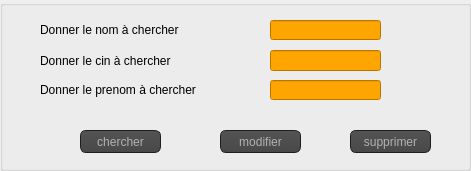
      <widget class="QGroupBox" name="groupBox_2">
       <property name="geometry">
        <rect>
         <x>290</x>
         <y>260</y>
         <width>471</width>
         <height>171</height>
        </rect>
       </property>
       <property name="title">
        <string/>
       </property>
       <widget class="QLineEdit" name="cincherf">
        <property name="geometry">
         <rect>
          <x>270</x>
          <y>50</y>
          <width>111</width>
          <height>21</height>
         </rect>
        </property>
        <property name="styleSheet">
         <string notr="true">QLineEdit
{
color:black;
background-color:orange;
}</string>
        </property>
       </widget>
       <widget class="QLabel" name="label_5">
        <property name="geometry">
         <rect>
          <x>40</x>
          <y>50</y>
          <width>171</width>
          <height>21</height>
         </rect>
        </property>
        <property name="text">
         <string>Donner le cin à chercher</string>
        </property>
       </widget>
       <widget class="QPushButton" name="modifierFour">
        <property name="geometry">
         <rect>
          <x>220</x>
          <y>130</y>
          <width>81</width>
          <height>23</height>
         </rect>
        </property>
        <property name="styleSheet">
         <string notr="true">QToolTip
{
     border: 1px solid black;
     background-color: #ffa02f;
     padding: 1px;
     border-radius: 3px;
     opacity: 100;
}

QWidget
{
    color: #b1b1b1;
    background-color: #323232;
}

QWidget:item:hover
{
    background-color: QLinearGradient( x1: 0, y1: 0, x2: 0, y2: 1, stop: 0 #ffa02f, stop: 1 #ca0619);
    color: #000000;
}

QWidget:item:selected
{
    background-color: QLinearGradient( x1: 0, y1: 0, x2: 0, y2: 1, stop: 0 #ffa02f, stop: 1 #d7801a);
}

QMenuBar::item
{
    background: transparent;
}

QMenuBar::item:selected
{
    background: transparent;
    border: 1px solid #ffaa00;
}

QMenuBar::item:pressed
{
    background: #444;
    border: 1px solid #000;
    background-color: QLinearGradient(
        x1:0, y1:0,
        x2:0, y2:1,
        stop:1 #212121,
        stop:0.4 #343434/*,
        stop:0.2 #343434,
        stop:0.1 #ffaa00*/
    );
    margin-bottom:-1px;
    padding-bottom:1px;
}

QMenu
{
    border: 1px solid #000;
}

QMenu::item
{
    padding: 2px 20px 2px 20px;
}

QMenu::item:selected
{
    color: #000000;
}

QWidget:disabled
{
    color: #404040;
    background-color: #323232;
}

QAbstractItemView
{
    background-color: QLinearGradient( x1: 0, y1: 0, x2: 0, y2: 1, stop: 0 #4d4d4d, stop: 0.1 #646464, stop: 1 #5d5d5d);
}

QWidget:focus
{
    /*border: 2px solid QLinearGradient( x1: 0, y1: 0, x2: 0, y2: 1, stop: 0 #ffa02f, stop: 1 #d7801a);*/
}

QLineEdit
{
    background-color: QLinearGradient( x1: 0, y1: 0, x2: 0, y2: 1, stop: 0 #4d4d4d, stop: 0 #646464, stop: 1 #5d5d5d);
    padding: 1px;
    border-style: solid;
    border: 1px solid #1e1e1e;
    border-radius: 5;
}

QPushButton
{
    color: #b1b1b1;
    background-color: QLinearGradient( x1: 0, y1: 0, x2: 0, y2: 1, stop: 0 #565656, stop: 0.1 #525252, stop: 0.5 #4e4e4e, stop: 0.9 #4a4a4a, stop: 1 #464646);
    border-width: 1px;
    border-color: #1e1e1e;
    border-style: solid;
    border-radius: 6;
    padding: 3px;
    font-size: 12px;
    padding-left: 5px;
    padding-right: 5px;
}

QPushButton:pressed
{
    background-color: QLinearGradient( x1: 0, y1: 0, x2: 0, y2: 1, stop: 0 #2d2d2d, stop: 0.1 #2b2b2b, stop: 0.5 #292929, stop: 0.9 #282828, stop: 1 #252525);
}

QComboBox
{
    selection-background-color: #ffaa00;
    background-color: QLinearGradient( x1: 0, y1: 0, x2: 0, y2: 1, stop: 0 #565656, stop: 0.1 #525252, stop: 0.5 #4e4e4e, stop: 0.9 #4a4a4a, stop: 1 #464646);
    border-style: solid;
    border: 1px solid #1e1e1e;
    border-radius: 5;
}

QComboBox:hover,QPushButton:hover
{
    border: 2px solid QLinearGradient( x1: 0, y1: 0, x2: 0, y2: 1, stop: 0 #ffa02f, stop: 1 #d7801a);
}


QComboBox:on
{
    padding-top: 3px;
    padding-left: 4px;
    background-color: QLinearGradient( x1: 0, y1: 0, x2: 0, y2: 1, stop: 0 #2d2d2d, stop: 0.1 #2b2b2b, stop: 0.5 #292929, stop: 0.9 #282828, stop: 1 #252525);
    selection-background-color: #ffaa00;
}

QComboBox QAbstractItemView
{
    border: 2px solid darkgray;
    selection-background-color: QLinearGradient( x1: 0, y1: 0, x2: 0, y2: 1, stop: 0 #ffa02f, stop: 1 #d7801a);
}

QComboBox::drop-down
{
     subcontrol-origin: padding;
     subcontrol-position: top right;
     width: 15px;

     border-left-width: 0px;
     border-left-color: darkgray;
     border-left-style: solid; /* just a single line */
     border-top-right-radius: 3px; /* same radius as the QComboBox */
     border-bottom-right-radius: 3px;
 }

QComboBox::down-arrow
{
     image: url(:/down_arrow.png);
}

QGroupBox:focus
{
border: 2px solid QLinearGradient( x1: 0, y1: 0, x2: 0, y2: 1, stop: 0 #ffa02f, stop: 1 #d7801a);
}

QTextEdit:focus
{
    border: 2px solid QLinearGradient( x1: 0, y1: 0, x2: 0, y2: 1, stop: 0 #ffa02f, stop: 1 #d7801a);
}

QScrollBar:horizontal {
     border: 1px solid #222222;
     background: QLinearGradient( x1: 0, y1: 0, x2: 0, y2: 1, stop: 0.0 #121212, stop: 0.2 #282828, stop: 1 #484848);
     height: 7px;
     margin: 0px 16px 0 16px;
}

QScrollBar::handle:horizontal
{
      background: QLinearGradient( x1: 0, y1: 0, x2: 1, y2: 0, stop: 0 #ffa02f, stop: 0.5 #d7801a, stop: 1 #ffa02f);
      min-height: 20px;
      border-radius: 2px;
}

QScrollBar::add-line:horizontal {
      border: 1px solid #1b1b19;
      border-radius: 2px;
      background: QLinearGradient( x1: 0, y1: 0, x2: 1, y2: 0, stop: 0 #ffa02f, stop: 1 #d7801a);
      width: 14px;
      subcontrol-position: right;
      subcontrol-origin: margin;
}

QScrollBar::sub-line:horizontal {
      border: 1px solid #1b1b19;
      border-radius: 2px;
      background: QLinearGradient( x1: 0, y1: 0, x2: 1, y2: 0, stop: 0 #ffa02f, stop: 1 #d7801a);
      width: 14px;
     subcontrol-position: left;
     subcontrol-origin: margin;
}

QScrollBar::right-arrow:horizontal, QScrollBar::left-arrow:horizontal
{
      border: 1px solid black;
      width: 1px;
      height: 1px;
      background: white;
}

QScrollBar::add-page:horizontal, QScrollBar::sub-page:horizontal
{
      background: none;
}

QScrollBar:vertical
{
      background: QLinearGradient( x1: 0, y1: 0, x2: 1, y2: 0, stop: 0.0 #121212, stop: 0.2 #282828, stop: 1 #484848);
      width: 7px;
      margin: 16px 0 16px 0;
      border: 1px solid #222222;
}

QScrollBar::handle:vertical
{
      background: QLinearGradient( x1: 0, y1: 0, x2: 0, y2: 1, stop: 0 #ffa02f, stop: 0.5 #d7801a, stop: 1 #ffa02f);
      min-height: 20px;
      border-radius: 2px;
}

QScrollBar::add-line:vertical
{
      border: 1px solid #1b1b19;
      border-radius: 2px;
      background: QLinearGradient( x1: 0, y1: 0, x2: 0, y2: 1, stop: 0 #ffa02f, stop: 1 #d7801a);
      height: 14px;
      subcontrol-position: bottom;
      subcontrol-origin: margin;
}

QScrollBar::sub-line:vertical
{
      border: 1px solid #1b1b19;
      border-radius: 2px;
      background: QLinearGradient( x1: 0, y1: 0, x2: 0, y2: 1, stop: 0 #d7801a, stop: 1 #ffa02f);
      height: 14px;
      subcontrol-position: top;
      subcontrol-origin: margin;
}

QScrollBar::up-arrow:vertical, QScrollBar::down-arrow:vertical
{
      border: 1px solid black;
      width: 1px;
      height: 1px;
      background: white;
}


QScrollBar::add-page:vertical, QScrollBar::sub-page:vertical
{
      background: none;
}

QTextEdit
{
    background-color: #242424;
}

QPlainTextEdit
{
    background-color: #242424;
}

QHeaderView::section
{
    background-color: QLinearGradient(x1:0, y1:0, x2:0, y2:1, stop:0 #616161, stop: 0.5 #505050, stop: 0.6 #434343, stop:1 #656565);
    color: white;
    padding-left: 4px;
    border: 1px solid #6c6c6c;
}

QCheckBox:disabled
{
color: #414141;
}

QDockWidget::title
{
    text-align: center;
    spacing: 3px; /* spacing between items in the tool bar */
    background-color: QLinearGradient(x1:0, y1:0, x2:0, y2:1, stop:0 #323232, stop: 0.5 #242424, stop:1 #323232);
}

QDockWidget::close-button, QDockWidget::float-button
{
    text-align: center;
    spacing: 1px; /* spacing between items in the tool bar */
    background-color: QLinearGradient(x1:0, y1:0, x2:0, y2:1, stop:0 #323232, stop: 0.5 #242424, stop:1 #323232);
}

QDockWidget::close-button:hover, QDockWidget::float-button:hover
{
    background: #242424;
}

QDockWidget::close-button:pressed, QDockWidget::float-button:pressed
{
    padding: 1px -1px -1px 1px;
}

QMainWindow::separator
{
    background-color: QLinearGradient(x1:0, y1:0, x2:0, y2:1, stop:0 #161616, stop: 0.5 #151515, stop: 0.6 #212121, stop:1 #343434);
    color: white;
    padding-left: 4px;
    border: 1px solid #4c4c4c;
    spacing: 3px; /* spacing between items in the tool bar */
}

QMainWindow::separator:hover
{

    background-color: QLinearGradient(x1:0, y1:0, x2:0, y2:1, stop:0 #d7801a, stop:0.5 #b56c17 stop:1 #ffa02f);
    color: white;
    padding-left: 4px;
    border: 1px solid #6c6c6c;
    spacing: 3px; /* spacing between items in the tool bar */
}

QToolBar::handle
{
     spacing: 3px; /* spacing between items in the tool bar */
     background: url(:/images/handle.png);
}

QMenu::separator
{
    height: 2px;
    background-color: QLinearGradient(x1:0, y1:0, x2:0, y2:1, stop:0 #161616, stop: 0.5 #151515, stop: 0.6 #212121, stop:1 #343434);
    color: white;
    padding-left: 4px;
    margin-left: 10px;
    margin-right: 5px;
}

QProgressBar
{
    border: 2px solid grey;
    border-radius: 5px;
    text-align: center;
}

QProgressBar::chunk
{
    background-color: #d7801a;
    width: 2.15px;
    margin: 0.5px;
}

QTabBar::tab {
    color: #b1b1b1;
    border: 1px solid #444;
    border-bottom-style: none;
    background-color: #323232;
    padding-left: 10px;
    padding-right: 10px;
    padding-top: 3px;
    padding-bottom: 2px;
    margin-right: -1px;
}

QTabWidget::pane {
    border: 1px solid #444;
    top: 1px;
}

QTabBar::tab:last
{
    margin-right: 0; /* the last selected tab has nothing to overlap with on the right */
    border-top-right-radius: 3px;
}

QTabBar::tab:first:!selected
{
 margin-left: 0px; /* the last selected tab has nothing to overlap with on the right */


    border-top-left-radius: 3px;
}

QTabBar::tab:!selected
{
    color: #b1b1b1;
    border-bottom-style: solid;
    margin-top: 3px;
    background-color: QLinearGradient(x1:0, y1:0, x2:0, y2:1, stop:1 #212121, stop:.4 #343434);
}

QTabBar::tab:selected
{
    border-top-left-radius: 3px;
    border-top-right-radius: 3px;
    margin-bottom: 0px;
}

QTabBar::tab:!selected:hover
{
    /*border-top: 2px solid #ffaa00;
    padding-bottom: 3px;*/
    border-top-left-radius: 3px;
    border-top-right-radius: 3px;
    background-color: QLinearGradient(x1:0, y1:0, x2:0, y2:1, stop:1 #212121, stop:0.4 #343434, stop:0.2 #343434, stop:0.1 #ffaa00);
}

QRadioButton::indicator:checked, QRadioButton::indicator:unchecked{
    color: #b1b1b1;
    background-color: #323232;
    border: 1px solid #b1b1b1;
    border-radius: 6px;
}

QRadioButton::indicator:checked
{
    background-color: qradialgradient(
        cx: 0.5, cy: 0.5,
        fx: 0.5, fy: 0.5,
        radius: 1.0,
        stop: 0.25 #ffaa00,
        stop: 0.3 #323232
    );
}

QCheckBox::indicator{
    color: #b1b1b1;
    background-color: #323232;
    border: 1px solid #b1b1b1;
    width: 9px;
    height: 9px;
}

QRadioButton::indicator
{
    border-radius: 6px;
}

QRadioButton::indicator:hover, QCheckBox::indicator:hover
{
    border: 1px solid #ffaa00;
}

QCheckBox::indicator:checked
{
    image:url(:/images/checkbox.png);
}

QCheckBox::indicator:disabled, QRadioButton::indicator:disabled
{
    border: 1px solid #444;
}</string>
        </property>
        <property name="text">
         <string>modifier</string>
        </property>
       </widget>
       <widget class="QPushButton" name="supprimer_fournisseur">
        <property name="geometry">
         <rect>
          <x>350</x>
          <y>130</y>
          <width>81</width>
          <height>23</height>
         </rect>
        </property>
        <property name="styleSheet">
         <string notr="true">QToolTip
{
     border: 1px solid black;
     background-color: #ffa02f;
     padding: 1px;
     border-radius: 3px;
     opacity: 100;
}

QWidget
{
    color: #b1b1b1;
    background-color: #323232;
}

QWidget:item:hover
{
    background-color: QLinearGradient( x1: 0, y1: 0, x2: 0, y2: 1, stop: 0 #ffa02f, stop: 1 #ca0619);
    color: #000000;
}

QWidget:item:selected
{
    background-color: QLinearGradient( x1: 0, y1: 0, x2: 0, y2: 1, stop: 0 #ffa02f, stop: 1 #d7801a);
}

QMenuBar::item
{
    background: transparent;
}

QMenuBar::item:selected
{
    background: transparent;
    border: 1px solid #ffaa00;
}

QMenuBar::item:pressed
{
    background: #444;
    border: 1px solid #000;
    background-color: QLinearGradient(
        x1:0, y1:0,
        x2:0, y2:1,
        stop:1 #212121,
        stop:0.4 #343434/*,
        stop:0.2 #343434,
        stop:0.1 #ffaa00*/
    );
    margin-bottom:-1px;
    padding-bottom:1px;
}

QMenu
{
    border: 1px solid #000;
}

QMenu::item
{
    padding: 2px 20px 2px 20px;
}

QMenu::item:selected
{
    color: #000000;
}

QWidget:disabled
{
    color: #404040;
    background-color: #323232;
}

QAbstractItemView
{
    background-color: QLinearGradient( x1: 0, y1: 0, x2: 0, y2: 1, stop: 0 #4d4d4d, stop: 0.1 #646464, stop: 1 #5d5d5d);
}

QWidget:focus
{
    /*border: 2px solid QLinearGradient( x1: 0, y1: 0, x2: 0, y2: 1, stop: 0 #ffa02f, stop: 1 #d7801a);*/
}

QLineEdit
{
    background-color: QLinearGradient( x1: 0, y1: 0, x2: 0, y2: 1, stop: 0 #4d4d4d, stop: 0 #646464, stop: 1 #5d5d5d);
    padding: 1px;
    border-style: solid;
    border: 1px solid #1e1e1e;
    border-radius: 5;
}

QPushButton
{
    color: #b1b1b1;
    background-color: QLinearGradient( x1: 0, y1: 0, x2: 0, y2: 1, stop: 0 #565656, stop: 0.1 #525252, stop: 0.5 #4e4e4e, stop: 0.9 #4a4a4a, stop: 1 #464646);
    border-width: 1px;
    border-color: #1e1e1e;
    border-style: solid;
    border-radius: 6;
    padding: 3px;
    font-size: 12px;
    padding-left: 5px;
    padding-right: 5px;
}

QPushButton:pressed
{
    background-color: QLinearGradient( x1: 0, y1: 0, x2: 0, y2: 1, stop: 0 #2d2d2d, stop: 0.1 #2b2b2b, stop: 0.5 #292929, stop: 0.9 #282828, stop: 1 #252525);
}

QComboBox
{
    selection-background-color: #ffaa00;
    background-color: QLinearGradient( x1: 0, y1: 0, x2: 0, y2: 1, stop: 0 #565656, stop: 0.1 #525252, stop: 0.5 #4e4e4e, stop: 0.9 #4a4a4a, stop: 1 #464646);
    border-style: solid;
    border: 1px solid #1e1e1e;
    border-radius: 5;
}

QComboBox:hover,QPushButton:hover
{
    border: 2px solid QLinearGradient( x1: 0, y1: 0, x2: 0, y2: 1, stop: 0 #ffa02f, stop: 1 #d7801a);
}


QComboBox:on
{
    padding-top: 3px;
    padding-left: 4px;
    background-color: QLinearGradient( x1: 0, y1: 0, x2: 0, y2: 1, stop: 0 #2d2d2d, stop: 0.1 #2b2b2b, stop: 0.5 #292929, stop: 0.9 #282828, stop: 1 #252525);
    selection-background-color: #ffaa00;
}

QComboBox QAbstractItemView
{
    border: 2px solid darkgray;
    selection-background-color: QLinearGradient( x1: 0, y1: 0, x2: 0, y2: 1, stop: 0 #ffa02f, stop: 1 #d7801a);
}

QComboBox::drop-down
{
     subcontrol-origin: padding;
     subcontrol-position: top right;
     width: 15px;

     border-left-width: 0px;
     border-left-color: darkgray;
     border-left-style: solid; /* just a single line */
     border-top-right-radius: 3px; /* same radius as the QComboBox */
     border-bottom-right-radius: 3px;
 }

QComboBox::down-arrow
{
     image: url(:/down_arrow.png);
}

QGroupBox:focus
{
border: 2px solid QLinearGradient( x1: 0, y1: 0, x2: 0, y2: 1, stop: 0 #ffa02f, stop: 1 #d7801a);
}

QTextEdit:focus
{
    border: 2px solid QLinearGradient( x1: 0, y1: 0, x2: 0, y2: 1, stop: 0 #ffa02f, stop: 1 #d7801a);
}

QScrollBar:horizontal {
     border: 1px solid #222222;
     background: QLinearGradient( x1: 0, y1: 0, x2: 0, y2: 1, stop: 0.0 #121212, stop: 0.2 #282828, stop: 1 #484848);
     height: 7px;
     margin: 0px 16px 0 16px;
}

QScrollBar::handle:horizontal
{
      background: QLinearGradient( x1: 0, y1: 0, x2: 1, y2: 0, stop: 0 #ffa02f, stop: 0.5 #d7801a, stop: 1 #ffa02f);
      min-height: 20px;
      border-radius: 2px;
}

QScrollBar::add-line:horizontal {
      border: 1px solid #1b1b19;
      border-radius: 2px;
      background: QLinearGradient( x1: 0, y1: 0, x2: 1, y2: 0, stop: 0 #ffa02f, stop: 1 #d7801a);
      width: 14px;
      subcontrol-position: right;
      subcontrol-origin: margin;
}

QScrollBar::sub-line:horizontal {
      border: 1px solid #1b1b19;
      border-radius: 2px;
      background: QLinearGradient( x1: 0, y1: 0, x2: 1, y2: 0, stop: 0 #ffa02f, stop: 1 #d7801a);
      width: 14px;
     subcontrol-position: left;
     subcontrol-origin: margin;
}

QScrollBar::right-arrow:horizontal, QScrollBar::left-arrow:horizontal
{
      border: 1px solid black;
      width: 1px;
      height: 1px;
      background: white;
}

QScrollBar::add-page:horizontal, QScrollBar::sub-page:horizontal
{
      background: none;
}

QScrollBar:vertical
{
      background: QLinearGradient( x1: 0, y1: 0, x2: 1, y2: 0, stop: 0.0 #121212, stop: 0.2 #282828, stop: 1 #484848);
      width: 7px;
      margin: 16px 0 16px 0;
      border: 1px solid #222222;
}

QScrollBar::handle:vertical
{
      background: QLinearGradient( x1: 0, y1: 0, x2: 0, y2: 1, stop: 0 #ffa02f, stop: 0.5 #d7801a, stop: 1 #ffa02f);
      min-height: 20px;
      border-radius: 2px;
}

QScrollBar::add-line:vertical
{
      border: 1px solid #1b1b19;
      border-radius: 2px;
      background: QLinearGradient( x1: 0, y1: 0, x2: 0, y2: 1, stop: 0 #ffa02f, stop: 1 #d7801a);
      height: 14px;
      subcontrol-position: bottom;
      subcontrol-origin: margin;
}

QScrollBar::sub-line:vertical
{
      border: 1px solid #1b1b19;
      border-radius: 2px;
      background: QLinearGradient( x1: 0, y1: 0, x2: 0, y2: 1, stop: 0 #d7801a, stop: 1 #ffa02f);
      height: 14px;
      subcontrol-position: top;
      subcontrol-origin: margin;
}

QScrollBar::up-arrow:vertical, QScrollBar::down-arrow:vertical
{
      border: 1px solid black;
      width: 1px;
      height: 1px;
      background: white;
}


QScrollBar::add-page:vertical, QScrollBar::sub-page:vertical
{
      background: none;
}

QTextEdit
{
    background-color: #242424;
}

QPlainTextEdit
{
    background-color: #242424;
}

QHeaderView::section
{
    background-color: QLinearGradient(x1:0, y1:0, x2:0, y2:1, stop:0 #616161, stop: 0.5 #505050, stop: 0.6 #434343, stop:1 #656565);
    color: white;
    padding-left: 4px;
    border: 1px solid #6c6c6c;
}

QCheckBox:disabled
{
color: #414141;
}

QDockWidget::title
{
    text-align: center;
    spacing: 3px; /* spacing between items in the tool bar */
    background-color: QLinearGradient(x1:0, y1:0, x2:0, y2:1, stop:0 #323232, stop: 0.5 #242424, stop:1 #323232);
}

QDockWidget::close-button, QDockWidget::float-button
{
    text-align: center;
    spacing: 1px; /* spacing between items in the tool bar */
    background-color: QLinearGradient(x1:0, y1:0, x2:0, y2:1, stop:0 #323232, stop: 0.5 #242424, stop:1 #323232);
}

QDockWidget::close-button:hover, QDockWidget::float-button:hover
{
    background: #242424;
}

QDockWidget::close-button:pressed, QDockWidget::float-button:pressed
{
    padding: 1px -1px -1px 1px;
}

QMainWindow::separator
{
    background-color: QLinearGradient(x1:0, y1:0, x2:0, y2:1, stop:0 #161616, stop: 0.5 #151515, stop: 0.6 #212121, stop:1 #343434);
    color: white;
    padding-left: 4px;
    border: 1px solid #4c4c4c;
    spacing: 3px; /* spacing between items in the tool bar */
}

QMainWindow::separator:hover
{

    background-color: QLinearGradient(x1:0, y1:0, x2:0, y2:1, stop:0 #d7801a, stop:0.5 #b56c17 stop:1 #ffa02f);
    color: white;
    padding-left: 4px;
    border: 1px solid #6c6c6c;
    spacing: 3px; /* spacing between items in the tool bar */
}

QToolBar::handle
{
     spacing: 3px; /* spacing between items in the tool bar */
     background: url(:/images/handle.png);
}

QMenu::separator
{
    height: 2px;
    background-color: QLinearGradient(x1:0, y1:0, x2:0, y2:1, stop:0 #161616, stop: 0.5 #151515, stop: 0.6 #212121, stop:1 #343434);
    color: white;
    padding-left: 4px;
    margin-left: 10px;
    margin-right: 5px;
}

QProgressBar
{
    border: 2px solid grey;
    border-radius: 5px;
    text-align: center;
}

QProgressBar::chunk
{
    background-color: #d7801a;
    width: 2.15px;
    margin: 0.5px;
}

QTabBar::tab {
    color: #b1b1b1;
    border: 1px solid #444;
    border-bottom-style: none;
    background-color: #323232;
    padding-left: 10px;
    padding-right: 10px;
    padding-top: 3px;
    padding-bottom: 2px;
    margin-right: -1px;
}

QTabWidget::pane {
    border: 1px solid #444;
    top: 1px;
}

QTabBar::tab:last
{
    margin-right: 0; /* the last selected tab has nothing to overlap with on the right */
    border-top-right-radius: 3px;
}

QTabBar::tab:first:!selected
{
 margin-left: 0px; /* the last selected tab has nothing to overlap with on the right */


    border-top-left-radius: 3px;
}

QTabBar::tab:!selected
{
    color: #b1b1b1;
    border-bottom-style: solid;
    margin-top: 3px;
    background-color: QLinearGradient(x1:0, y1:0, x2:0, y2:1, stop:1 #212121, stop:.4 #343434);
}

QTabBar::tab:selected
{
    border-top-left-radius: 3px;
    border-top-right-radius: 3px;
    margin-bottom: 0px;
}

QTabBar::tab:!selected:hover
{
    /*border-top: 2px solid #ffaa00;
    padding-bottom: 3px;*/
    border-top-left-radius: 3px;
    border-top-right-radius: 3px;
    background-color: QLinearGradient(x1:0, y1:0, x2:0, y2:1, stop:1 #212121, stop:0.4 #343434, stop:0.2 #343434, stop:0.1 #ffaa00);
}

QRadioButton::indicator:checked, QRadioButton::indicator:unchecked{
    color: #b1b1b1;
    background-color: #323232;
    border: 1px solid #b1b1b1;
    border-radius: 6px;
}

QRadioButton::indicator:checked
{
    background-color: qradialgradient(
        cx: 0.5, cy: 0.5,
        fx: 0.5, fy: 0.5,
        radius: 1.0,
        stop: 0.25 #ffaa00,
        stop: 0.3 #323232
    );
}

QCheckBox::indicator{
    color: #b1b1b1;
    background-color: #323232;
    border: 1px solid #b1b1b1;
    width: 9px;
    height: 9px;
}

QRadioButton::indicator
{
    border-radius: 6px;
}

QRadioButton::indicator:hover, QCheckBox::indicator:hover
{
    border: 1px solid #ffaa00;
}

QCheckBox::indicator:checked
{
    image:url(:/images/checkbox.png);
}

QCheckBox::indicator:disabled, QRadioButton::indicator:disabled
{
    border: 1px solid #444;
}</string>
        </property>
        <property name="text">
         <string>supprimer</string>
        </property>
       </widget>
       <widget class="QLineEdit" name="cherf_nom">
        <property name="geometry">
         <rect>
          <x>270</x>
          <y>20</y>
          <width>111</width>
          <height>20</height>
         </rect>
        </property>
        <property name="styleSheet">
         <string notr="true">background-color:orange;
color:black;</string>
        </property>
       </widget>
       <widget class="QLabel" name="label_8">
        <property name="geometry">
         <rect>
          <x>40</x>
          <y>20</y>
          <width>171</width>
          <height>20</height>
         </rect>
        </property>
        <property name="text">
         <string>Donner le nom à chercher</string>
        </property>
       </widget>
       <widget class="QLabel" name="label_9">
        <property name="geometry">
         <rect>
          <x>40</x>
          <y>80</y>
          <width>191</width>
          <height>20</height>
         </rect>
        </property>
        <property name="text">
         <string>Donner le prenom à chercher</string>
        </property>
       </widget>
       <widget class="QLineEdit" name="cherf_prenom">
        <property name="geometry">
         <rect>
          <x>270</x>
          <y>80</y>
          <width>111</width>
          <height>20</height>
         </rect>
        </property>
        <property name="styleSheet">
         <string notr="true">background-color:orange;
color:black;</string>
        </property>
       </widget>
       <widget class="QPushButton" name="chercherfour">
        <property name="geometry">
         <rect>
          <x>80</x>
          <y>130</y>
          <width>81</width>
          <height>23</height>
         </rect>
        </property>
        <property name="styleSheet">
         <string notr="true">QPushButton
{color: #b1b1b1;
    background-color: QLinearGradient( x1: 0, y1: 0, x2: 0, y2: 1, stop: 0 #565656, stop: 0.1 #525252, stop: 0.5 #4e4e4e, stop: 0.9 #4a4a4a, stop: 1 #464646);
    border-width: 1px;
    border-color: #1e1e1e;
    border-style: solid;
    border-radius: 6;
    padding: 3px;
    font-size: 12px;
    padding-left: 5px;
    padding-right: 5px;

}
QPushButton:hover
{
    border: 2px solid QLinearGradient( x1: 0, y1: 0, x2: 0, y2: 1, stop: 0 #ffa02f, stop: 1 #d7801a);
}</string>
        </property>
        <property name="text">
         <string>chercher</string>
        </property>
       </widget>
      </widget>
